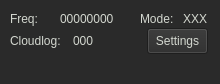
<?xml version="1.0" encoding="UTF-8"?>
<ui version="4.0">
 <class>MainWindow</class>
 <widget class="QMainWindow" name="MainWindow">
  <property name="geometry">
   <rect>
    <x>0</x>
    <y>0</y>
    <width>220</width>
    <height>84</height>
   </rect>
  </property>
  <property name="windowTitle">
   <string>K6GTE CloudlogPyCAT</string>
  </property>
  <property name="styleSheet">
   <string notr="true">background-color: rgb(42, 42, 42);
color: rgb(211, 215, 207);</string>
  </property>
  <widget class="QWidget" name="centralwidget">
   <widget class="QLabel" name="label">
    <property name="geometry">
     <rect>
      <x>10</x>
      <y>10</y>
      <width>41</width>
      <height>18</height>
     </rect>
    </property>
    <property name="text">
     <string>Freq:</string>
    </property>
   </widget>
   <widget class="QLabel" name="freq_label">
    <property name="geometry">
     <rect>
      <x>60</x>
      <y>10</y>
      <width>71</width>
      <height>18</height>
     </rect>
    </property>
    <property name="text">
     <string>00000000</string>
    </property>
   </widget>
   <widget class="QLabel" name="label_3">
    <property name="geometry">
     <rect>
      <x>140</x>
      <y>10</y>
      <width>41</width>
      <height>18</height>
     </rect>
    </property>
    <property name="text">
     <string>Mode:</string>
    </property>
   </widget>
   <widget class="QLabel" name="mode_label">
    <property name="geometry">
     <rect>
      <x>183</x>
      <y>10</y>
      <width>40</width>
      <height>18</height>
     </rect>
    </property>
    <property name="text">
     <string>XXX</string>
    </property>
   </widget>
   <widget class="QLabel" name="label_5">
    <property name="geometry">
     <rect>
      <x>10</x>
      <y>30</y>
      <width>61</width>
      <height>21</height>
     </rect>
    </property>
    <property name="text">
     <string>Cloudlog:</string>
    </property>
   </widget>
   <widget class="QLabel" name="response_label">
    <property name="geometry">
     <rect>
      <x>73</x>
      <y>32</y>
      <width>31</width>
      <height>18</height>
     </rect>
    </property>
    <property name="text">
     <string>000</string>
    </property>
   </widget>
   <widget class="QLabel" name="errorline_label">
    <property name="geometry">
     <rect>
      <x>10</x>
      <y>54</y>
      <width>291</width>
      <height>18</height>
     </rect>
    </property>
    <property name="text">
     <string/>
    </property>
   </widget>
   <widget class="QPushButton" name="settingsbutton">
    <property name="geometry">
     <rect>
      <x>147</x>
      <y>28</y>
      <width>61</width>
      <height>26</height>
     </rect>
    </property>
    <property name="text">
     <string>Settings</string>
    </property>
   </widget>
  </widget>
 </widget>
 <resources/>
 <connections/>
</ui>
